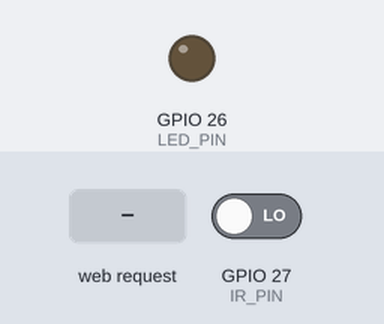
Simulated run of this sketch. Board: ESP32. Shown: output pins drawn as LEDs (lit = HIGH). The inputs (shaded band) are chosen by the test bench; at power-on: GPIO 27 (IR_PIN) LOW. WiFi joins after 1.5 s; servers stay silent unless stated; what the sketch prints to the serial monitor is not drawn.

Above: at 2.7 s.
2.8 s: HTTP request GET / received
At 3.4 s:
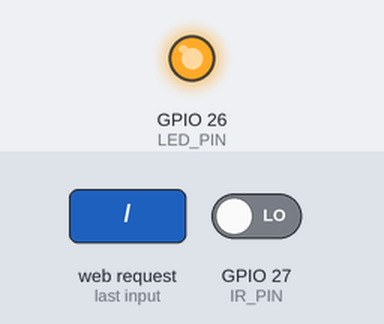
Timing chart, 0 to 5.8 s (numbered marks = the images above; inputs shaded):
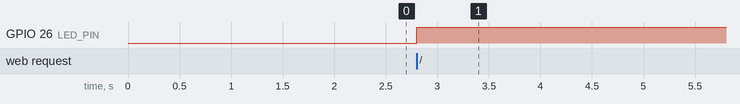

The sketch:

cam.ino.ino
```cpp
#include <WiFi.h>
#include <WebServer.h>

#define IR_PIN 27
#define LED_PIN 26

const char* ssid = "SALONI";
const char* password = "01010101";

WebServer server(80);

int intrusionCount = 0;
bool previousMotion = false;

void handleRoot()
{
  int motion = digitalRead(IR_PIN);

  String motionStatus;
  String ledStatus;
  String alertStatus;

  if (motion == LOW)
  {
    motionStatus = "DETECTED";
    ledStatus = "ON";
    alertStatus = "ALERT";

    digitalWrite(LED_PIN, HIGH);

    if (!previousMotion)
    {
      intrusionCount++;
      previousMotion = true;
    }
  }
  else
  {
    motionStatus = "NO MOTION";
    ledStatus = "OFF";
    alertStatus = "NORMAL";

    digitalWrite(LED_PIN, LOW);
    previousMotion = false;
  }

  String page = R"rawliteral(
<!DOCTYPE html>
<html>
<head>
<title>Smart Surveillance Dashboard</title>
<meta http-equiv="refresh" content="1">

<style>

body{
  margin:0;
  background:#111827;
  color:white;
  font-family:Segoe UI, Arial, sans-serif;
}

.header{
  text-align:center;
  font-size:30px;
  font-weight:600;
  padding:20px;
  background:#0f172a;
  border-bottom:2px solid #374151;
}

.container{
  width:90%;
  margin:auto;
}

.card{
  background:#1f2937;
  margin-top:20px;
  padding:25px;
  border-radius:12px;
}

.row{
  display:flex;
  justify-content:space-between;
  padding:12px 0;
  border-bottom:1px solid #374151;
  font-size:22px;
}

.label{
  color:#d1d5db;
}

.value{
  font-weight:bold;
  color:#60a5fa;
}

.camera{
  text-align:center;
}

.camera img{
  width:90%;
  max-width:700px;
  border-radius:10px;
  border:2px solid #374151;
}

.footer{
  text-align:center;
  margin:20px;
  color:#9ca3af;
}

</style>
</head>

<body>

<div class="header">
SMART SURVEILLANCE DASHBOARD
</div>

<div class="container">

<div class="card">

<div class="row">
<span class="label">Motion Status</span>
<span class="value">MOTION_STATUS</span>
</div>

<div class="row">
<span class="label">LED Status</span>
<span class="value">LED_STATUS</span>
</div>

<div class="row">
<span class="label">Security Status</span>
<span class="value">ALERT_STATUS</span>
</div>

<div class="row">
<span class="label">Intrusion Count</span>
<span class="value">COUNT_VALUE</span>
</div>

</div>

<div class="card camera">

<h2>Live Camera Feed</h2>

<img src="http://172.25.75.208/stream">

</div>

</div>

<div class="footer">
ESP32 + ESP32-CAM Security Monitoring System
</div>

</body>
</html>
)rawliteral";

  page.replace("MOTION_STATUS", motionStatus);
  page.replace("LED_STATUS", ledStatus);
  page.replace("ALERT_STATUS", alertStatus);
  page.replace("COUNT_VALUE", String(intrusionCount));

  server.send(200, "text/html", page);
}

void setup()
{
  Serial.begin(115200);

  pinMode(IR_PIN, INPUT);
  pinMode(LED_PIN, OUTPUT);

  WiFi.begin(ssid, password);

  Serial.print("Connecting to WiFi");

  while (WiFi.status() != WL_CONNECTED)
  {
    delay(500);
    Serial.print(".");
  }

  Serial.println();
  Serial.println("WiFi Connected");

  Serial.print("Dashboard IP: ");
  Serial.println(WiFi.localIP());

  server.on("/", handleRoot);

  server.begin();

  Serial.println("Dashboard Started");
}

void loop()
{
  server.handleClient();
}
```

Measured:
- after the input at 2.8 s, GPIO 26 (LED_PIN): LOW → HIGH at once
